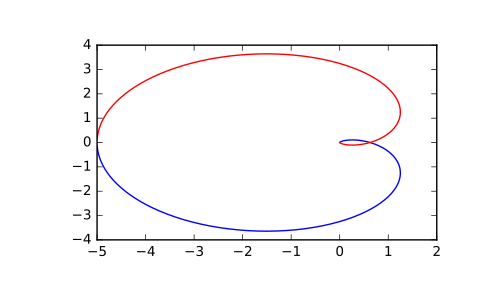

The Python source for this figure:
# Generating the Nyquist plot of a transfer function

from scipy import signal
import matplotlib.pyplot as plt

# Transfer function: H(s) = 5 / (s-1)^3

s1 = signal.ZerosPolesGain([], [1, 1, 1], [5])

w, H = signal.freqresp(s1)

plt.figure()
plt.plot(H.real, H.imag, "b")
plt.plot(H.real, -H.imag, "r")
plt.show()
